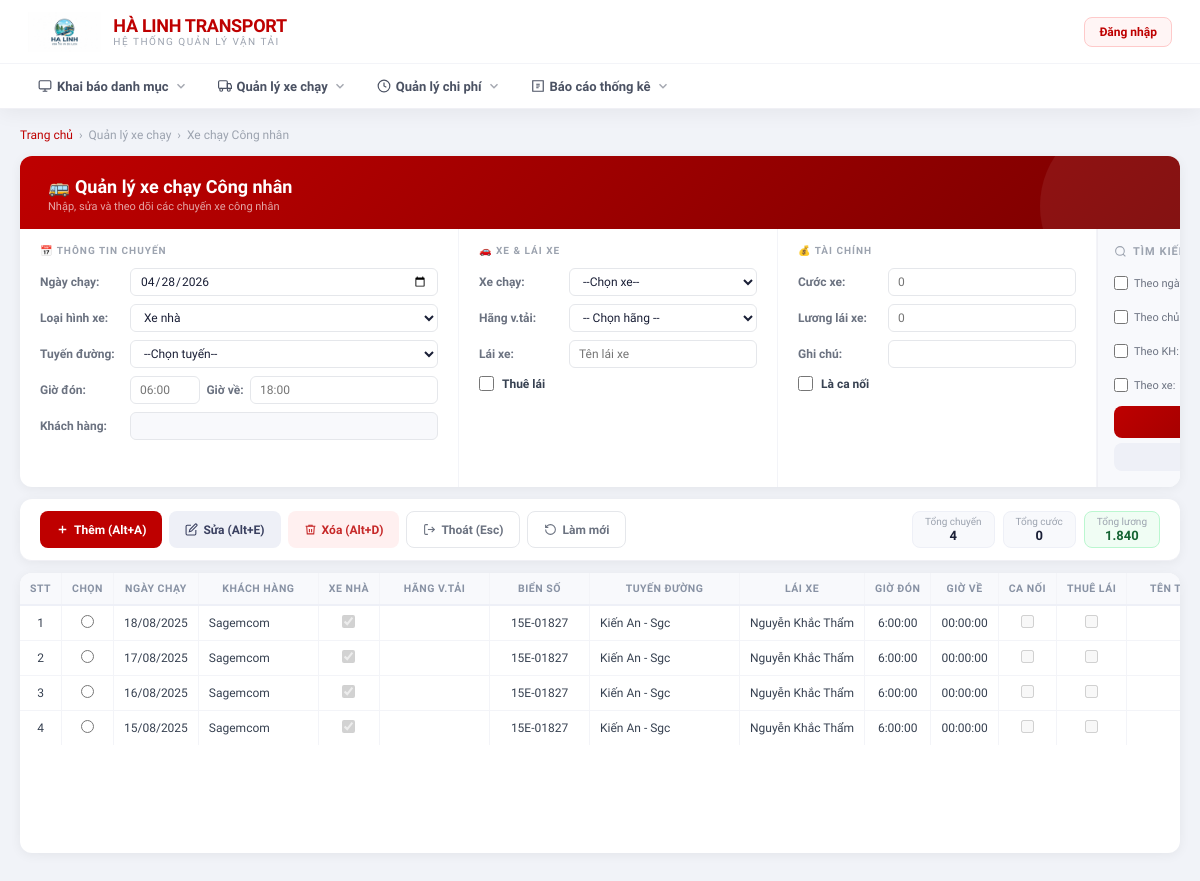
The app's page /xe_chay_cong_nhan.php with its own data.
### tables this page shows
CREATE TABLE `xe_chay_cong_nhan` (
  `id` int(11) NOT NULL,
  `ngay_chay` date DEFAULT NULL,
  `loai_hinh_xe` varchar(50) DEFAULT NULL,
  `ma_tuyen` varchar(50) DEFAULT NULL,
  `bien_so` varchar(20) DEFAULT NULL,
  `lai_xe` varchar(100) DEFAULT NULL,
  `khach_hang` varchar(100) DEFAULT NULL,
  `gio_don` varchar(10) DEFAULT NULL,
  `gio_ve` varchar(10) DEFAULT NULL,
  `cuoc_xe` decimal(15,0) DEFAULT 0,
  `luong_lai_xe` decimal(15,0) DEFAULT 0,
  `chu_xe` varchar(100) DEFAULT NULL,
  `ca_noi` tinyint(1) DEFAULT 0,
  `thue_lai` tinyint(1) DEFAULT 0,
  `ten_lai_thue` varchar(100) DEFAULT NULL,
  `tien_thue_xe` decimal(15,0) DEFAULT 0,
  `ghi_chu` text DEFAULT NULL,
  `ten_thue_lai` varchar(100) DEFAULT NULL,
  `tien_thue_lai` decimal(15,0) DEFAULT 0
);

### xe_chay_cong_nhan.php (the view, shortened to what this page needs)
<?php
include 'conn.php';
$conn->query("ALTER TABLE xe_chay_cong_nhan ADD COLUMN IF NOT EXISTS `chu_xe` varchar(100) DEFAULT NULL");
$conn->query("ALTER TABLE xe_chay_cong_nhan ADD COLUMN IF NOT EXISTS `ten_thue_lai` varchar(100) DEFAULT NULL");
$conn->query("ALTER TABLE xe_chay_cong_nhan ADD COLUMN IF NOT EXISTS `tien_thue_lai` decimal(15,0) DEFAULT 0");
?>
<!DOCTYPE html>
<html lang="vi">
<head>
</head>
<body>
<?php include 'navbar.php'; ?>
<div class="page-wrapper">
    <div class="breadcrumb">
        <a href="index.php">Trang chủ</a> <span>›</span>
        <span>Quản lý xe chạy</span> <span>›</span>
        <span>Xe chạy Công nhân</span>
    </div>
    <div class="form-card">
        <div class="card-header">
            <h1>🚌 Quản lý xe chạy Công nhân</h1>
            <p>Nhập, sửa và theo dõi các chuyến xe công nhân</p>
        </div>
    <form id="mainForm" method="POST" action="save_xe_cong_nhan.php">
        <div class="form-body">
            <div class="form-col">
                <div class="col-title">📅 Thông tin chuyến</div>
                <div class="field">
                    <label>Ngày chạy:</label>
                    <input type="date" name="ngay_chay" id="ngay_chay" value="<?php echo date('Y-m-d'); ?>">
                </div>
                <div class="field">
                    <label>Loại hình xe:</label>
                    <select name="loai_xe" id="loai_xe">
                        <option value="Xe nhà">Xe nhà</option>
                    </select>
                </div>
                <div class="field">
                    <label>Tuyến đường:</label>
                    <select name="ma_tuyen" id="ma_tuyen" onchange="loadTuyen(this.value)">
                        <option value="">--Chọn tuyến--</option>
                    </select>
                </div>
                <div class="field">
                    <label>Giờ đón:</label>
                    <input type="text" name="gio_don" id="gio_don" placeholder="06:00" style="width:70px; flex:none;">
                    <label style="width:50px; text-align:center;">Giờ về:</label>
                    <input type="text" name="gio_ve" id="gio_ve" placeholder="18:00" style="flex:1;">
                </div>
                <div class="field">
                    <label>Khách hàng:</label>
                    <input type="text" name="khach_hang" id="khach_hang" readonly>
                </div>
            </div>
            <div class="form-col">
                <div class="col-title">🚗 Xe & Lái xe</div>
                <div class="field">
                    <label>Xe chạy:</label>
                    <select name="bien_so" id="bien_so" onchange="loadXe(this.value)">
                        <option value="">--Chọn xe--</option>
                    </select>
                </div>
                <div class="field">
                    <label>Hãng v.tải:</label>
                    <select name="chu_xe" id="chu_xe">
                        <option value="">-- Chọn hãng --</option>
                    </select>
                </div>
                <div class="field">
                    <label>Lái xe:</label>
                    <input type="text" name="lai_xe" id="lai_xe" placeholder="Tên lái xe">
                </div>
                <div class="field" style="align-items:center; gap:8px;">
                    <input type="checkbox" name="thue_lai" id="thue_lai" style="width:15px;height:15px;accent-color:#be0000;" onchange="toggleThueLaiForm(this)">
                    <span style="font-size:12px;font-weight:600;color:#374151;">Thuê lái</span>
                </div>
            </div>
            <div class="form-col">
                <div class="col-title">💰 Tài chính</div>
                <div class="field">
                    <label>Cước xe:</label>
                    <input type="text" name="cuoc_xe" id="cuoc_xe" onkeyup="formatNum(this)" placeholder="0">
                </div>
                <div class="field">
                    <label>Lương lái xe:</label>
                    <input type="text" name="luong_lai" id="luong_lai" onkeyup="formatNum(this)" placeholder="0">
                </div>
                <div class="field">
                    <label>Ghi chú:</label>
                    <input type="text" name="ghi_chu" id="ghi_chu">
                </div>
                <div class="field" style="align-items:center; gap:8px; margin-top:4px;">
                    <input type="checkbox" name="ca_noi" id="ca_noi" style="width:15px;height:15px;accent-color:#be0000;">
                    <span style="font-size:12px;font-weight:600;color:#374151;">Là ca nối</span>
                </div>
            </div>
            <div class="search-panel">
                <div class="search-panel-title">
                    <svg width="13" height="13" fill="none" stroke="currentColor" stroke-width="2" viewBox="0 0 24 24"><circle cx="11" cy="11" r="8"/><path d="M21 21l-4.35-4.35"/></svg>
                    Tìm kiếm
                </div>
                <div class="search-row">
                    <input type="checkbox" id="ck_ngay">
                    <label>Theo ngày:</label>
                </div>
                <div class="search-row">
                    <input type="checkbox" id="ck_chu">
                    <label>Theo chủ xe:</label>
                </div>
                <div class="search-row">
                    <input type="checkbox" id="ck_kh">
                    <label>Theo KH:</label>
                </div>
                <div class="search-row">
                    <input type="checkbox" id="ck_xe">
                    <label>Theo xe:</label>
                </div>
                <button type="button" onclick="doSearch()" class="btn-search">
                </button>
                <button type="button" onclick="resetSearch()" class="btn-reset">↩ Xem tất cả</button>
            </div>
        </div>
    </form>
    </div>
    <div class="toolbar">
        <button type="button" class="btn btn-add" onclick="submitAdd()">
            <svg width="13" height="13" fill="none" stroke="currentColor" stroke-width="2.5" viewBox="0 0 24 24"><path d="M12 5v14M5 12h14"/></svg>
            Thêm (Alt+A)
        </button>
        <button type="button" class="btn btn-edit" onclick="submitEdit()">
            <svg width="13" height="13" fill="none" stroke="currentColor" stroke-width="2" viewBox="0 0 24 24"><path d="M11 4H4a2 2 0 0 0-2 2v14a2 2 0 0 0 2 2h14a2 2 0 0 0 2-2v-7"/><path d="M18.5 2.5a2.121 2.121 0 0 1 3 3L12 15l-4 1 1-4 9.5-9.5z"/></svg>
            Sửa (Alt+E)
        </button>
        <button type="button" class="btn btn-del" onclick="deleteRow()">
            <svg width="13" height="13" fill="none" stroke="currentColor" stroke-width="2" viewBox="0 0 24 24"><polyline points="3 6 5 6 21 6"/><path d="M19 6l-1 14H6L5 6"/><path d="M10 11v6M14 11v6"/><path d="M9 6V4h6v2"/></svg>
            Xóa (Alt+D)
        </button>
        <button type="button" class="btn btn-exit" onclick="window.location.href='index.php'">
            <svg width="13" height="13" fill="none" stroke="currentColor" stroke-width="2" viewBox="0 0 24 24"><path d="M9 21H5a2 2 0 0 1-2-2V5a2 2 0 0 1 2-2h4"/><polyline points="16 17 21 12 16 7"/><line x1="21" y1="12" x2="9" y2="12"/></svg>
            Thoát (Esc)
        </button>
        <button type="button" class="btn btn-clear" onclick="clearForm()">
            <svg width="13" height="13" fill="none" stroke="currentColor" stroke-width="2" viewBox="0 0 24 24"><path d="M3 12a9 9 0 1 0 9-9 9.75 9.75 0 0 0-6.74 2.74L3 8"/><path d="M3 3v5h5"/></svg>
            Làm mới
        </button>
        <div class="summary-bar">
            <div class="sbox">Tổng chuyến<strong id="sum_count">0</strong></div>
            <div class="sbox">Tổng cước<strong id="sum_cuoc">0</strong></div>
            <div class="sbox green">Tổng lương<strong id="sum_luong">0</strong></div>
        </div>
    </div>
    <div class="table-card">
    <div class="grid-wrapper">
        <table id="mainTable">
            <thead>
                <tr>
                    <th width="35">Stt</th>
                    <th width="35">Chọn</th>
                    <th width="80">Ngày chạy</th>
                    <th width="120">Khách hàng</th>
                    <th width="40">Xe nhà</th>
                    <th width="110">Hãng v.tải</th>
                    <th width="100">Biển số</th>
                    <th width="150">Tuyến đường</th>
                    <th width="120">Lái xe</th>
                    <th width="65">Giờ đón</th>
                    <th width="65">Giờ về</th>
                    <th width="45">Ca nối</th>
                    <th width="55">Thuê lái</th>
                    <th width="120">Tên thuê lái</th>
                </tr>
            </thead>
            <tbody id="tableBody">
                <?php
                $res = $conn->query("SELECT x.*, COALESCE(t.ten_tuyen, x.ma_tuyen) as ten_tuyen_display
                    FROM xe_chay_cong_nhan x
                    LEFT JOIN danh_muc_tuyen_duong t ON x.ma_tuyen = t.ma_tuyen
                    ORDER BY x.ngay_chay DESC, x.id DESC");
                $stt = 1;
                while($r = $res->fetch_assoc()):
                ?>
                <tr onclick="selectRow(this)"
                    data-id="<?= $r['id'] ?>"
                    data-ngay="<?= $r['ngay_chay'] ?>"
                    data-loai="<?= htmlspecialchars($r['loai_hinh_xe']) ?>"
                    data-tuyen="<?= htmlspecialchars($r['ma_tuyen']) ?>"
                    data-bien="<?= htmlspecialchars($r['bien_so']) ?>"
                    data-lai="<?= htmlspecialchars($r['lai_xe']) ?>"
                    data-kh="<?= htmlspecialchars($r['khach_hang']) ?>"
                    data-gdon="<?= $r['gio_don'] ?>"
                    data-gve="<?= $r['gio_ve'] ?>"
                    data-canoi="<?= $r['ca_noi'] ?>"
                    data-thuê="<?= $r['thue_lai'] ?>"
                    data-chuxe="<?= htmlspecialchars($r['chu_xe'] ?? '') ?>"
                    data-tenthuuelai="<?= htmlspecialchars($r['ten_thue_lai'] ?? '') ?>"
                    data-tienthuuelai="<?= $r['tien_thue_lai'] ?? 0 ?>"
                    data-cuoc="<?= $r['cuoc_xe'] ?>"
                    data-luong="<?= $r['luong_lai_xe'] ?>"
                    data-ghichu="<?= htmlspecialchars($r['ghi_chu'] ?? '') ?>">
                    <td><?= $stt++ ?></td>
                    <td><input type="radio" name="row_select" value="<?= $r['id'] ?>" onclick="event.stopPropagation();"></td>
                    <td><?= date('d/m/Y', strtotime($r['ngay_chay'])) ?></td>
                    <td style="text-align:left;"><?= htmlspecialchars($r['khach_hang']) ?></td>
                    <td><input type="checkbox" disabled <?= $r['loai_hinh_xe'] == 'Xe nhà' ? 'checked' : '' ?>></td>
                    <td style="text-align:left;"><?= htmlspecialchars($r['chu_xe'] ?? '') ?></td>
                    <td><?= htmlspecialchars($r['bien_so']) ?></td>
                    <td style="text-align:left;"><?= htmlspecialchars($r['ten_tuyen_display']) ?></td>
                    <td style="text-align:left;"><?= htmlspecialchars($r['lai_xe']) ?></td>
                    <td><?= $r['gio_don'] ?></td>
                    <td class="<?= $r['ca_noi'] == 1 ? 'bg-red' : '' ?>"><?= $r['gio_ve'] ?></td>
                    <td><input type="checkbox" disabled <?= $r['ca_noi'] == 1 ? 'checked' : '' ?>></td>
                    <td><input type="checkbox" disabled <?= $r['thue_lai'] == 1 ? 'checked' : '' ?>></td>
                    <td style="text-align:left;"><?= htmlspecialchars($r['ten_thue_lai'] ?? '') ?></td>
                </tr>
                <?php endwhile; ?>
            </tbody>
        </table>
    </div>
    </div>
</div>
</body>
</html>

### navbar.php (style rules this page uses)
*, *::before, *::after { box-sizing: border-box; }

### records on screen
xe_chay_cong_nhan: ngay_chay "18/08/2025", khach_hang "Sagemcom", loai_hinh_xe "☑", bien_so "15E-01827", ten_tuyen_display "Kiến An - Sgc", lai_xe "Nguyễn Khắc Thẩm", gio_don "6:00:00", gio_ve "00:00:00"
xe_chay_cong_nhan: ngay_chay "17/08/2025", khach_hang "Sagemcom", loai_hinh_xe "☑", bien_so "15E-01827", ten_tuyen_display "Kiến An - Sgc", lai_xe "Nguyễn Khắc Thẩm", gio_don "6:00:00", gio_ve "00:00:00"
xe_chay_cong_nhan: ngay_chay "16/08/2025", khach_hang "Sagemcom", loai_hinh_xe "☑", bien_so "15E-01827", ten_tuyen_display "Kiến An - Sgc", lai_xe "Nguyễn Khắc Thẩm", gio_don "6:00:00", gio_ve "00:00:00"
xe_chay_cong_nhan: ngay_chay "15/08/2025", khach_hang "Sagemcom", loai_hinh_xe "☑", bien_so "15E-01827", ten_tuyen_display "Kiến An - Sgc", lai_xe "Nguyễn Khắc Thẩm", gio_don "6:00:00", gio_ve "00:00:00"
